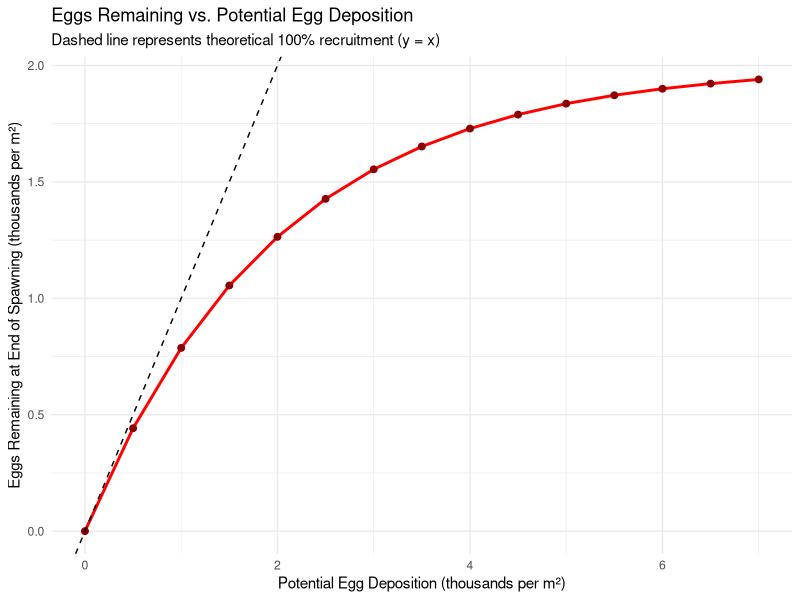

R code for this plot:
# McNeil, W. J. (1969). Survival of pink and chum salmon eggs and alevins. 
# Salmon and trout in streams. HR McMillan Lectures in Fisheries, University of British Columbia, Vancouver, 101-117.
# McNeil 1969: Eggs in spawning grounds vs. potential egg deposition
# equation: R = L(1-e^-E/L) (Figure 5)

# Load necessary library for plotting
library(ggplot2)

# 1. Generate Data
L <- 2 # Asymptotic limit (thousands of eggs per m^2) based on visual approximation of Fig 5
E_potential <- seq(0, 7, by = 0.5) # Potential egg deposition (thousands per m^2)

# Apply the mathematical model for redd superimposition
R_remaining <- L * (1 - exp(-E_potential / L))

# Create dataframe
srf4_data <- data.frame(
  curve.id = rep("McNeil_1969_Fig6", length(E_potential)),
  stressor.label = rep("potential_egg_deposition", length(E_potential)),
  stressor.x = E_potential,
  units.x = rep("thousands_eggs_per_m2", length(E_potential)),
  response.label = rep("eggs_remaining", length(E_potential)),
  response.y = round(R_remaining, 3),
  units.y = rep("thousands_eggs_per_m2", length(E_potential))
)

# 2. Export to CSV
write.csv(srf4_data, "McNeil_1969_ReddSuperimposition.csv", row.names = FALSE)

# 3. Generate Plot
ggplot(srf4_data, aes(x = stressor.x, y = response.y)) +
  geom_line(color = "red", size = 1) +
  geom_point(size = 2, color = "darkred") +
  geom_abline(intercept = 0, slope = 1, linetype = "dashed", color = "black") + # 100% survival reference line
  theme_minimal() +
  labs(
    title = "Eggs Remaining vs. Potential Egg Deposition",
    subtitle = "Dashed line represents theoretical 100% recruitment (y = x)",
    x = "Potential Egg Deposition (thousands per m²)",
    y = "Eggs Remaining at End of Spawning (thousands per m²)"
  )
